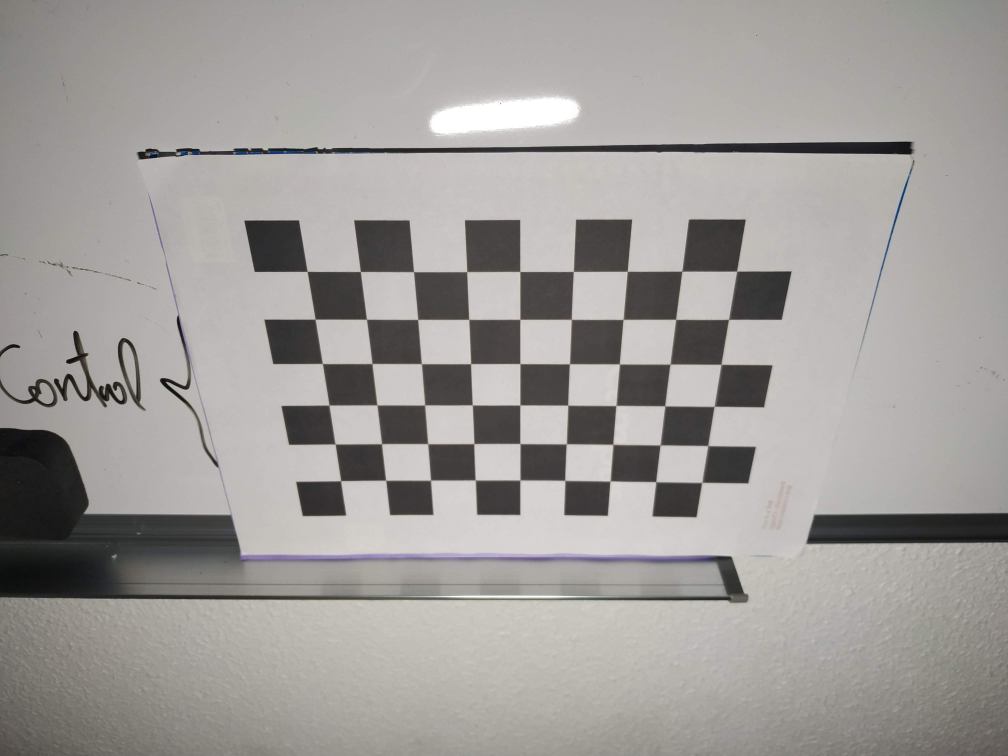
#> input picture Chess codes/Fotos_movil_chess/IMG_20220314_222758.jpg, 4032 x 3024 px (shown at 1/4 size); its folder holds only this picture in this run
$ python callibration_1resol.py
#> lines starting #> are read from the running program, lines starting #| are printed output that depends on the picture; after the words box and inside, x2 and y2 are one past the last pixel; in counts of white or black regions, pixels touching at a corner belong together; long printed decimals are rounded
from cmath import sqrt
from email import header
import math
import numpy as np
import cv2 as cv
import glob
import pickle as pkl
import csv


#https://johnnn.tech/q/opencv-number-of-object-and-image-points-must-be-equal-expected-numberofobjectpoints-numberofimagepoints/
#Para probar con video en vez de con imagenes, el profe ha dicho que hacer un video que cada 60 frames haga una foto.

#Necesitamos que correpsondan los puntos 2D con los 3D. En 3D tenemos de cada imagen tomada un total de 9x6 puntos
#3D, mientras que en 2D necesitamos el mismo número de puntos, que son 9x6.

header = ['Normalized_error', 'Resolution']
f = open('csv_file.csv', 'w')
writer = csv.writer(f)
writer.writerow(header)
f.close()


# termination criteria
criteria = (cv.TERM_CRITERIA_EPS + cv.TERM_CRITERIA_MAX_ITER, 30, 0.001)

# prepare object points, like (0,0,0), (1,0,0), (2,0,0) ....,(8,5,0)
objp = np.zeros((6*9,3), np.float32)
objp[:,:2] = np.mgrid[0:9,0:6].T.reshape(-1,2)

# Arrays to store object points and image points from all the images.
objpoints = [] # 3d point in real world space
imgpoints = [] # 2d points in image plane.

images = glob.glob('Fotos_movil_chess/*.jpg')

for fname in images:
    img = cv.imread(fname)
#> img is the input picture: shape (3024, 4032, 3); mean B, G, R 153, 155.5, 158.8
    img = cv.resize(img,tuple(np.array([1280,720])))
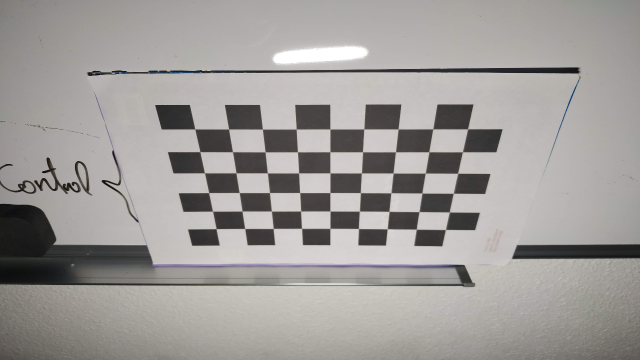
#> img: shape (720, 1280, 3) (shown at 1/2 size); mean B, G, R 153, 155.4, 158.8
    gray = cv.cvtColor(img, cv.COLOR_BGR2GRAY)

    # Find the chess board corners
    ret, corners = cv.findChessboardCorners(gray, (9,6), None) #El None es para poner flags de operación, que no se usan normalmente
#> ret = True; corners = 54 rows, first 8: [390.4, 258.6], [458.1, 258.6], [525.3, 258.7], [592.9, 258.6], [660.4, 258.5], [728.2, 258.5], [796.5, 258.5], [865.7, 258.3]

    # If found, add object points, image points (after refining them)
    if ret == True:
        objpoints.append(objp)

        # Good calibration is all about precision.
        # To get good results it is important to obtain the location of corners with sub-pixel level of accuracy.

        #OpenCV’s function cornerSubPix takes in the original image, and the location of corners,
        # and looks for the best corner location inside a small neighborhood of the original location.
        # The algorithm is iterative in nature and therefore we need to specify the termination criteria
        # ( e.g. number of iterations and/or the accuracy )

        corners2 = cv.cornerSubPix(gray,corners, (11,11), (-1,-1), criteria)
#> corners2 = 54 rows, first 8: [390.2, 258.5], [457.7, 258.5], [525.3, 258.6], [592.8, 258.5], [660.3, 258.5], [728.1, 258.4], [796.6, 258.4], [866, 258.4]
        imgpoints.append(corners)

        # Draw and display the corners
        cv.drawChessboardCorners(img, (9,6), corners2, ret)
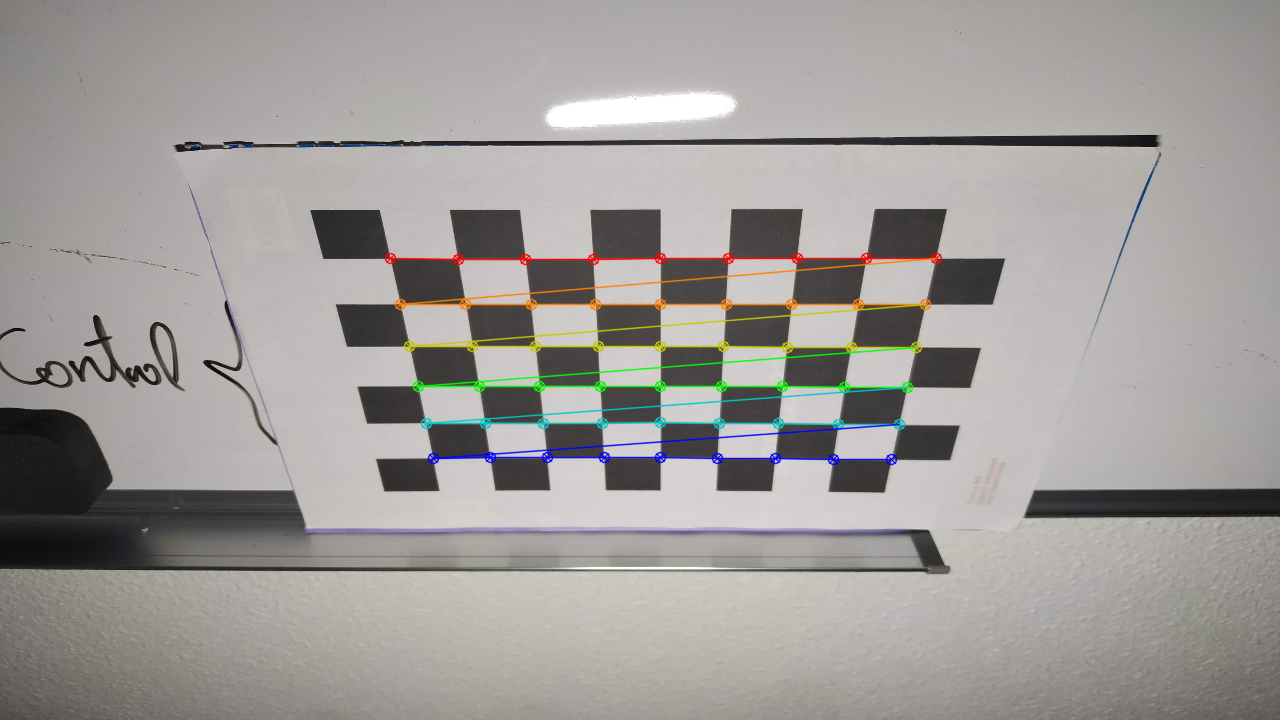
#> img: shape (720, 1280, 3); 2.21% of pixels changed, all inside (x1, y1, x2, y2) = (384, 252, 943, 466)
        cv.imshow('Vis', img)
        cv.waitKey(500)

cv.destroyAllWindows()

ret, mtx, dist, rvecs, tvecs = cv.calibrateCamera(objpoints, imgpoints, gray.shape[::-1], None, None)
#> ret = 0.156; mtx = [[1001.1, 0, 653.3], [0, 780.5, 367.5], [0, 0, 1]]; dist = [[0.216, -0.616, 0.0116, 0.00724, -3]]; rvecs = ([0.612, 0.0105, -0.000933],); tvecs = ([-3.9, -2.08, 14.87],)

mean_error = 0
for i in range(len(objpoints)):
    imgpoints2, _ = cv.projectPoints(objpoints[i], rvecs[i], tvecs[i], mtx, dist)
    error = cv.norm(imgpoints[i], imgpoints2, cv.NORM_L2)/len(imgpoints2)
    mean_error += error
#> this loop made 1 pass
#> (error, mean_error) on pass 1: (0.0213, 0.0213)
#> after the loop, mean_error = 0.0213

mean_error = mean_error/len(objpoints)

res = sqrt(math.pow(1280,2) + math.pow(720,2))
mean_error = mean_error/res

calib_info = dict = {'mtx':mtx, 'dist':dist,'rvecs':rvecs,'tvecs':tvecs,'mean_error':mean_error}

print( "total error: {}".format(mean_error))
#| total error: (1.4475732476568241e-05+0j)
print("Calibration",calib_info)
#| Calibration {'mtx': array([[1.00109119e+03, 0.00000000e+00, 6.53267811e+02],
#|        [0.00000000e+00, 7.80549446e+02, 3.67500462e+02],
#|        [0.00000000e+00, 0.00000000e+00, 1.00000000e+00]]), 'dist': array([[ 0.2162, -0.6163,  0.01165,  0.007241, -2.995]]), 'rvecs': (array([[ 0.6122],
#|        [ 0.01051 ],
#|        [-0.000933]]),), 'tvecs': (array([[-3.896],
#|        [-2.079],
#> (further printed lines are left out)

np.savez('calib_parameteres.npz', **calib_info)

$ run again, on Chess codes/Fotos_movil_chess/IMG_20220314_222845.jpg
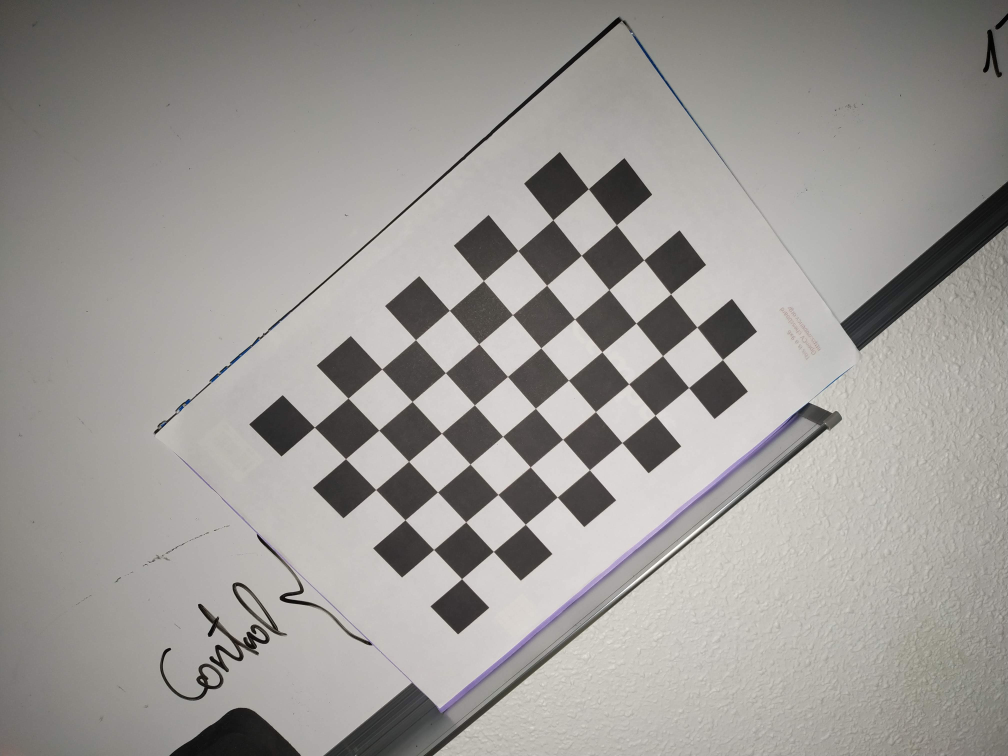
#> input picture Chess codes/Fotos_movil_chess/IMG_20220314_222845.jpg, 4032 x 3024 px (shown at 1/4 size)
#> img is the input picture: shape (3024, 4032, 3); mean B, G, R 149.4, 152.7, 155.9
#> `img = cv.resize(img,tuple(np.array([1280,720])))`:
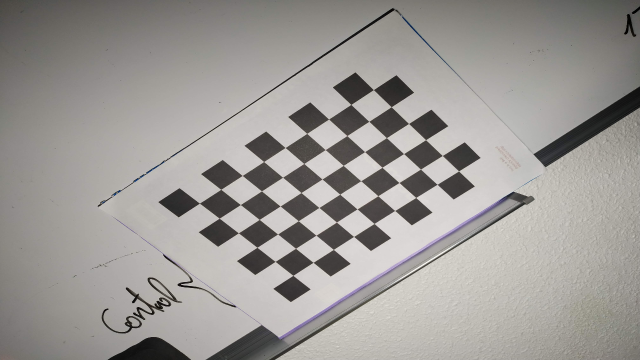
#> img: shape (720, 1280, 3) (shown at 1/2 size); mean B, G, R 149.4, 152.7, 155.9
#> `ret, corners = cv.findChessboardCorners(gray, (9,6), None)`: ret = True; corners = 54 rows, first 8: [399.3, 406.8], [442, 379], [484.9, 351.5], [527.6, 323.5], [570.9, 295.5], [613.9, 267.2], [657.8, 238.6], [702.2, 209.4]
#> corners2 = 54 rows, first 8: [399.3, 406.7], [442.1, 379.2], [484.8, 351.4], [527.8, 323.5], [570.7, 295.5], [614.1, 267.3], [657.7, 238.6], [702.3, 209.3]
#> `cv.drawChessboardCorners(img, (9,6), corners2, ret)`:
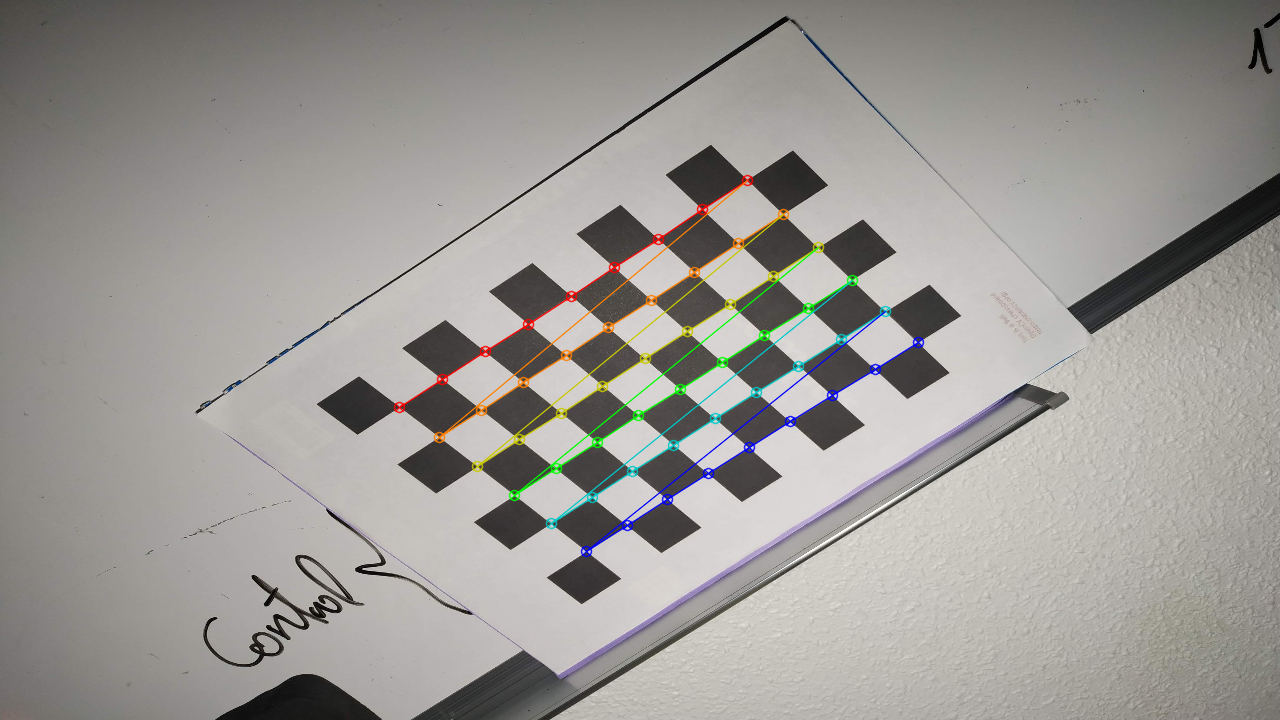
#> img: shape (720, 1280, 3); 1.64% of pixels changed, all inside (x1, y1, x2, y2) = (393, 174, 925, 558)
#> `ret, mtx, dist, rvecs, tvecs = cv.calibrateCamera(objpoints, imgpoints..`: ret = 0.0915; mtx = [[617.2, 0, 580], [0, 453.3, 381.6], [0, 0, 1]]; dist = [[0.0359, 0.232, 0.00447, -0.00222, -0.55]]; rvecs = ([0.157, -0.0201, -0.722],); tvecs = ([-3.16, 0.597, 10.87],)
#> the loop `for i in range(len(objpoints)):` made 1 pass
#> (error, mean_error) on pass 1: (0.0125, 0.0125)
#> after the loop `for i in range(len(objpoints)):`: mean_error = 0.0125
#| total error: (8.478200172309264e-06+0j)
#| Calibration {'mtx': array([[617.188,   0.        , 579.954 ],
#|        [  0.        , 453.309, 381.593],
#|        [  0.        ,   0.        ,   1.        ]]), 'dist': array([[ 0.03585,  0.2324,  0.004467, -0.002215, -0.5505]]), 'rvecs': (array([[ 0.157],
#|        [-0.02012],
#|        [-0.722]]),), 'tvecs': (array([[-3.162],
#|        [ 0.5969],
#> (further printed lines are left out)

$ run again, on Chess codes/Fotos_movil_chess/IMG_20220314_222853.jpg
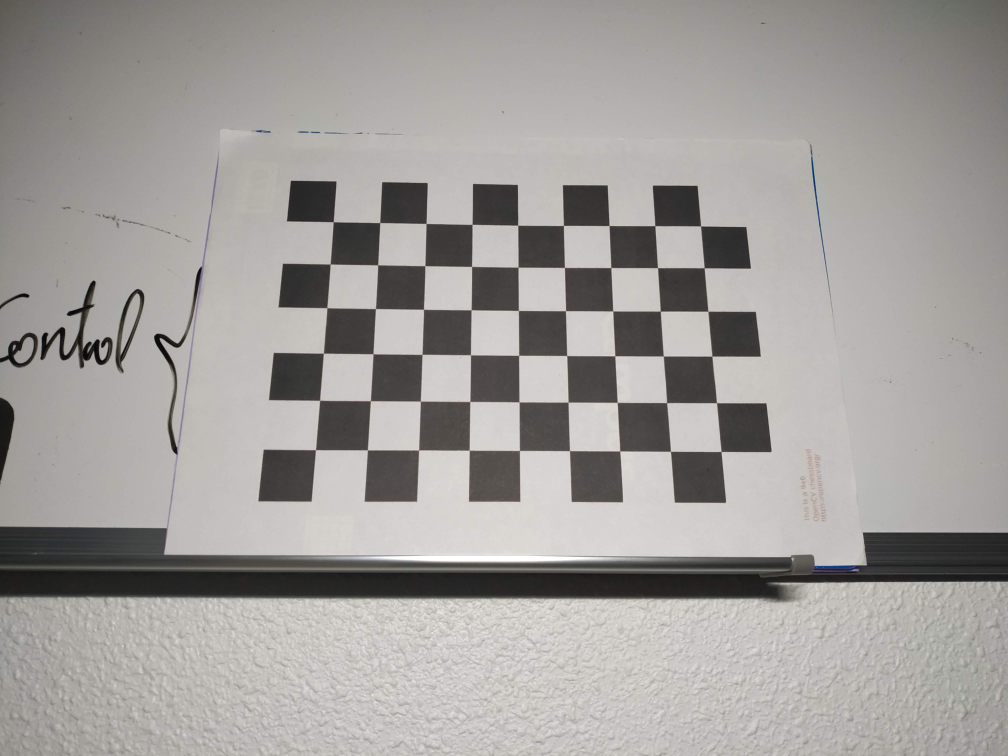
#> input picture Chess codes/Fotos_movil_chess/IMG_20220314_222853.jpg, 4032 x 3024 px (shown at 1/4 size)
#> img is the input picture: shape (3024, 4032, 3); mean B, G, R 154.7, 157.2, 160.5
#> `img = cv.resize(img,tuple(np.array([1280,720])))`:
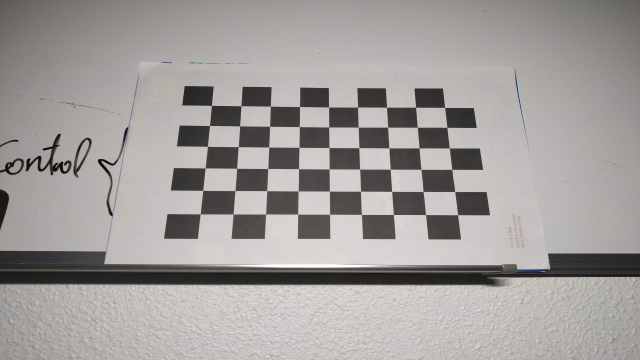
#> img: shape (720, 1280, 3) (shown at 1/2 size); mean B, G, R 154.7, 157.1, 160.5
#> `ret, corners = cv.findChessboardCorners(gray, (9,6), None)`: ret = True; corners = 54 rows, first 8: [423, 211.3], [482.2, 212], [541, 212.8], [599.5, 213.4], [657.5, 214.4], [715.5, 214.5], [773.5, 214.7], [831.8, 215]
#> corners2 = 54 rows, first 8: [423.3, 211.3], [482.4, 212.1], [541.2, 212.7], [599.5, 213.5], [657.6, 214.5], [715.6, 214.6], [773.5, 214.7], [831.7, 214.8]
#> `cv.drawChessboardCorners(img, (9,6), corners2, ret)`:
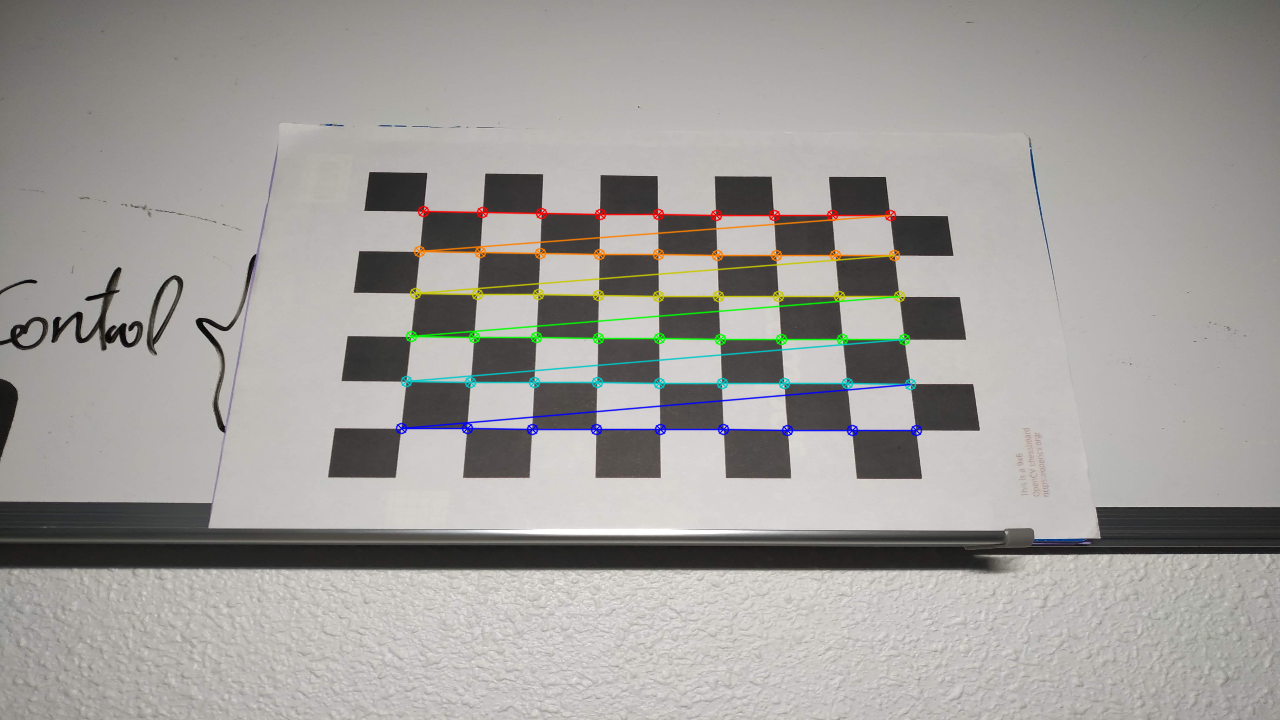
#> img: shape (720, 1280, 3); 2.19% of pixels changed, all inside (x1, y1, x2, y2) = (395, 205, 923, 437)
#> `ret, mtx, dist, rvecs, tvecs = cv.calibrateCamera(objpoints, imgpoints..`: ret = 0.15; mtx = [[1041.1, 0, 652.1], [0, 802.2, 368], [0, 0, 1]]; dist = [[0.188, 0.776, -0.00506, 0.00258, -15]]; rvecs = ([-0.362, -0.0316, 0.000797],); tvecs = ([-3.9, -3.46, 17.99],)
#> the loop `for i in range(len(objpoints)):` made 1 pass
#> (error, mean_error) on pass 1: (0.0205, 0.0205)
#> after the loop `for i in range(len(objpoints)):`: mean_error = 0.0205
#| total error: (1.3945369274452967e-05+0j)
#| Calibration {'mtx': array([[1.04107160e+03, 0.00000000e+00, 6.52075074e+02],
#|        [0.00000000e+00, 8.02198677e+02, 3.67990076e+02],
#|        [0.00000000e+00, 0.00000000e+00, 1.00000000e+00]]), 'dist': array([[ 1.87545750e-01,  7.76000631e-01, -5.06390940e-03,
#|          2.58334027e-03, -1.49983098e+01]]), 'rvecs': (array([[-0.3619],
#|        [-0.03158],
#|        [ 0.0007975]]),), 'tvecs': (array([[-3.904],
#> (further printed lines are left out)
